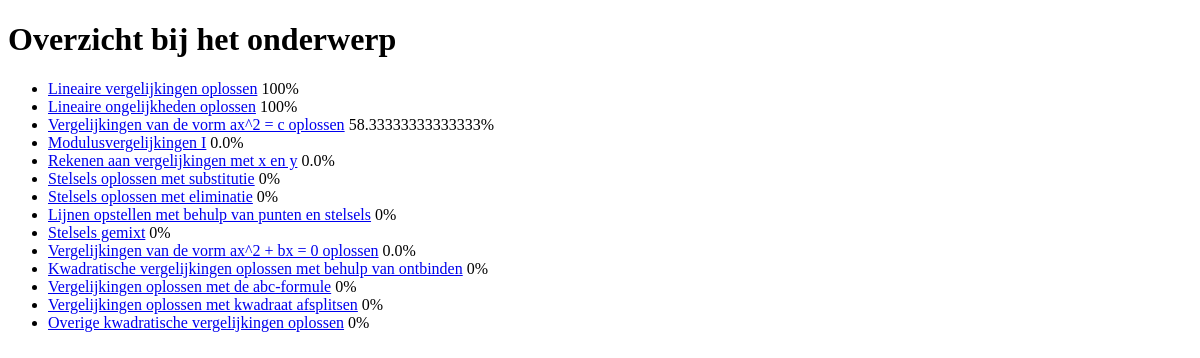
Page /oefenen/overzicht/A (signed in) on the earlier database version.
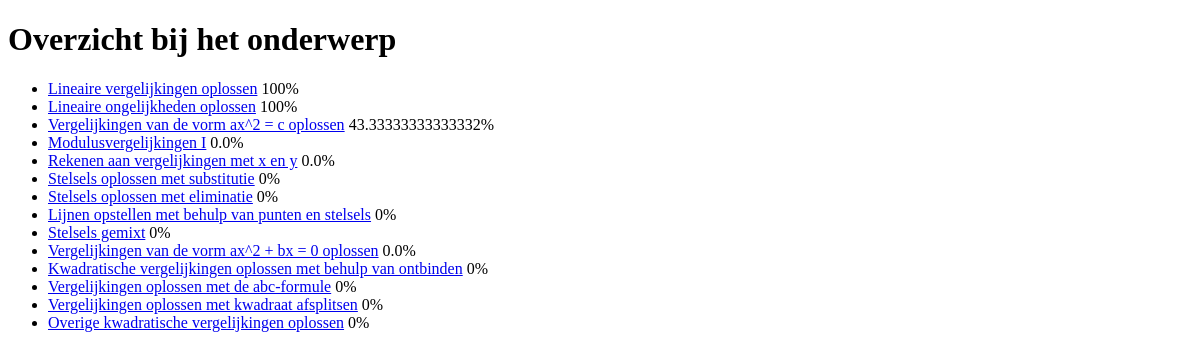
Same page on the later database version.
### oefenen/models.py (models this page shows, shortened)
class Vaardigheid(models.Model):
    naam = models.CharField(max_length=255, blank=False, null=True)
    nummer = models.IntegerField(blank=True, null=True)
    bijbehorend_onderwerp = models.ForeignKey(Onderwerp, on_delete=models.PROTECT, blank=True, null=True)
    voorkennis = models.ManyToManyField("self", symmetrical=False, related_name="vaardigheid_voorkennis")
    volgende = models.ManyToManyField("self", symmetrical=False, related_name="vaardigheid_volgende")
    class Meta:
        ordering = ['bijbehorend_onderwerp', 'nummer']

class Voortgang(models.Model):
    user = models.ForeignKey(User, on_delete=models.PROTECT)
    vaardigheid = models.ForeignKey(Vaardigheid, on_delete=models.PROTECT)
    voortgang = models.FloatField(default=0)

### oefenen/views.py (the view)
# urls.py: path("overzicht/<str:letter>", views.overzicht, name="overzicht"),
@login_required
def overzicht(request, letter):
    o = Onderwerp.objects.get(letter=letter.capitalize())
    v = Vaardigheid.objects.filter(bijbehorend_onderwerp=o)
    user = User.objects.get(id=request.user.id)
    vaardigheid = list()
    for each in v:
        try:
            voortg = Voortgang.objects.get(vaardigheid=each, user=user)
            if voortg.voortgang < 0:
                vaardigheid.append((each, 0))
                continue
            if voortg.voortgang >= 0.995:
                vaardigheid.append((each, 1))
                continue
            vaardigheid.append((each, voortg.voortgang))
        except:
            vaardigheid.append((each, 0))
    return render(request, "oefenen/overzicht.html", {
        "v":vaardigheid
    })

### oefenen/templates/oefenen/overzicht.html (shortened to what this page needs)
{% load mathfilters %}
<!DOCTYPE html>
<html lang="en">
<head>
</head>
<body>
    <h1>Overzicht bij het onderwerp {{ v.0.bijbehorend_onderwerp.naam }}</h1>
    <ul>
        {% for each in v %}
        <li>
            <a href="/oefenen/uitleg/{{ each.0.bijbehorend_onderwerp.letter }}/{{ each.0.nummer }}">{{ each.0.naam }}</a>
            {{ each.1|mul:100 }}%
        </li>
        {% endfor %}
    </ul>
</body>
</html>

Differences in the rows shown:
changed through a linked row, Vaardigheid "Vergelijkingen van de vorm ax^2 = c oplossen": voortgang "58.33333333333333" → "43.33333333333332"
